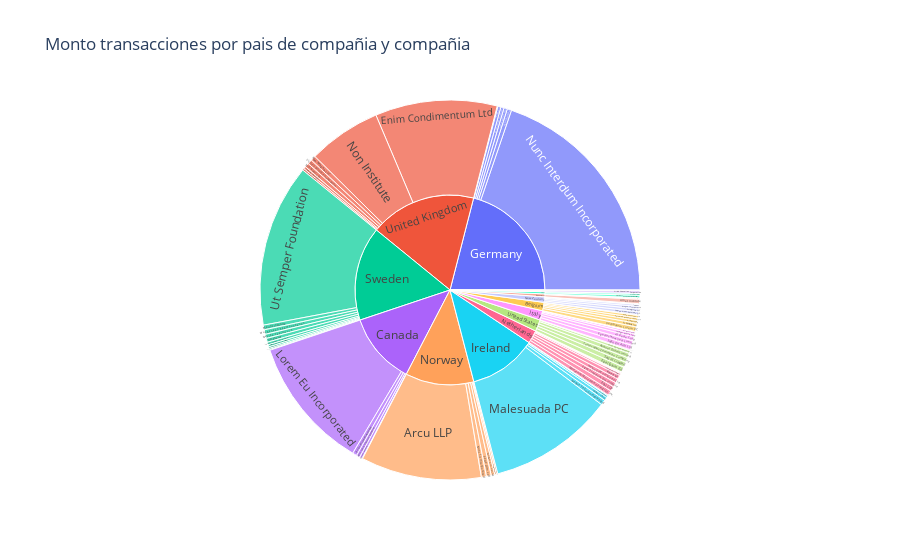

The notebook cell this image was saved under:
### Markdown cell above
#### Exercici 3- Una variable categòrica.
- Librería: Plotly
- Gráfico: Sunburst
- Variables Categóricas: companies_df['company_name'] y companies_df['country']
- Variable Numérica: transactions_df['amount']
- Filtros: año = 2021 , declined = False

Interpretación:
- El grafico nos muestra que compañias aportan más al monto de las transacciones, y de que paises son estas compañias

### Code cell
import plotly.express as px

merged_df = transactions_filtradas.merge(
    companies_df[['company_name', 'country', 'company_id']], 
    left_on='business_id', 
    right_on='company_id'
)

fig = px.sunburst(merged_df, path=['country','company_name'], values='amount',title= 'Monto transacciones por pais de compañia y compañia')
fig.show()

### Figure 1 — Plotly figure (JSON) as saved in the notebook; plotly's stock layout.template omitted (floating-point values rounded to 4 significant figures)
{"data": [{"branchvalues": "total", "domain": {"x": [0, 1], "y": [0, 1]}, "hovertemplate": "labels=%{label}<br>amount=%{value}<br>parent=%{parent}<br>id=%{id}<extra></extra>", "ids": ["Canada/Lorem Eu Incorporated", "Germany/Nunc Interdum Incorporated", "Sweden/Ut Semper Foundation", "United Kingdom/Non Institute", "Germany/Ac Fermentum Incorporated", "United Kingdom/Enim Condimentum Ltd", "United States/Tortor Nunc Commodo Company", "Ireland/Malesuada PC", "Norway/Arcu LLP", "United States/Aliquet Diam Limited", "United States/Lacus Quisque Associates", "Canada/Sed Est Corp.", "Sweden/Mauris Institute", "New Zealand/Dui Quis Institute", "United Kingdom/Sed Nunc Ltd", "New Zealand/Fringilla LLC", "New Zealand/Ante Iaculis Nec Foundation", "Ireland/Neque Tellus Incorporated", "Netherlands/Turpis Company", "United Kingdom/Non Magna LLC", "Belgium/Cras Consulting", "Sweden/Nunc Ac PC", "Australia/Pretium Neque Corp.", "Canada/Amet Luctus Vulputate Foundation", "Sweden/Lorem Ipsum Dolor Corp.", "United States/Eget Ipsum Ltd", "New Zealand/Sapien Nunc Pulvinar LLP", "Australia/Amet Institute", "New Zealand/Magna Incorporated", "Germany/Ac Industries", "United Kingdom/Viverra Donec Foundation", "Netherlands/Placerat LLP", "United States/Sed Id Limited", "Belgium/Euismod Mauris Institute", "New Zealand/At Associates", "United States/Urna Convallis Associates", "Italy/Nunc In Foundation", "Netherlands/Netus Et Malesuada Ltd", "Canada/Elit Etiam Laoreet Associates", "Norway/Pede Cum Ltd", "Belgium/Vestibulum Lorem PC", "Sweden/Tristique Neque Venenatis Institute", "France/Etiam Bibendum Fermentum Industries", "Australia/Risus Associates", "Netherlands/Eget Tincidunt Dui Institute", "Netherlands/Cras Vehicula Aliquet Industries", "Norway/Tincidunt Orci Limited", "Italy/Justo Eu Arcu Ltd", "Netherlands/Erat LLP", "Canada/Dictum Eu Corp.", "Netherlands/Maecenas Malesuada Fringilla Inc.", "Netherlands/Aliquet Vel Vulputate Incorporated", "Germany/Convallis In Incorporated", "Italy/Dui Cras Associates", "Ireland/Mauris Id Inc.", "Netherlands/Tempor Diam Institute", "Norway/Mauris Incorporated", "United Kingdom/Interdum Feugiat Sed Associates", "Sweden/Non Ante LLP", "Germany/Auctor Mauris Corp.", "Netherlands/Aliquet Sem Limited", "Germany/Aliquam PC", "Ireland/Tincidunt Associates", "China/Nibh Phasellus Corporation", "Italy/Integer Mollis Corp.", "Italy/Aliquam Erat Volutpat LLP", "Italy/Egestas Nunc Sed Limited", "Sweden/Gravida Sagittis LLP", "Sweden/Mus Aenean Eget Foundation", "Norway/Nec Luctus LLC", "Ireland/Dis Parturient Institute", "France/Dolor Vitae Limited", "Sweden/Nulla Integer Vulputate Corp.", "United Kingdom/Amet Faucibus Ut Foundation", "Belgium/A Institute", "Spain/Amet Lorem LLP", "Norway/Nunc Sit Incorporated", "Italy/At Pede Corp.", "Belgium/Pede Ultrices Ltd", "Belgium/Et Magnis Ltd", "Sweden/Non Justo Corp.", "Canada", "Germany", "Sweden", "United Kingdom", "United States", "Ireland", "Norway", "New Zealand", "Netherlands", "Belgium", "Australia", "Italy", "France", "China", "Spain"], "labels": ["Lorem Eu Incorporated", "Nunc Interdum Incorporated", "Ut Semper Foundation", "Non Institute", "Ac Fermentum Incorporated", "Enim Condimentum Ltd", "Tortor Nunc Commodo Company", "Malesuada PC", "Arcu LLP", "Aliquet Diam Limited", "Lacus Quisque Associates", "Sed Est Corp.", "Mauris Institute", "Dui Quis Institute", "Sed Nunc Ltd", "Fringilla LLC", "Ante Iaculis Nec Foundation", "Neque Tellus Incorporated", "Turpis Company", "Non Magna LLC", "Cras Consulting", "Nunc Ac PC", "Pretium Neque Corp.", "Amet Luctus Vulputate Foundation", "Lorem Ipsum Dolor Corp.", "Eget Ipsum Ltd", "Sapien Nunc Pulvinar LLP", "Amet Institute", "Magna Incorporated", "Ac Industries", "Viverra Donec Foundation", "Placerat LLP", "Sed Id Limited", "Euismod Mauris Institute", "At Associates", "Urna Convallis Associates", "Nunc In Foundation", "Netus Et Malesuada Ltd", "Elit Etiam Laoreet Associates", "Pede Cum Ltd", "Vestibulum Lorem PC", "Tristique Neque Venenatis Institute", "Etiam Bibendum Fermentum Industries", "Risus Associates", "Eget Tincidunt Dui Institute", "Cras Vehicula Aliquet Industries", "Tincidunt Orci Limited", "Justo Eu Arcu Ltd", "Erat LLP", "Dictum Eu Corp.", "Maecenas Malesuada Fringilla Inc.", "Aliquet Vel Vulputate Incorporated", "Convallis In Incorporated", "Dui Cras Associates", "Mauris Id Inc.", "Tempor Diam Institute", "Mauris Incorporated", "Interdum Feugiat Sed Associates", "Non Ante LLP", "Auctor Mauris Corp.", "Aliquet Sem Limited", "Aliquam PC", "Tincidunt Associates", "Nibh Phasellus Corporation", "Integer Mollis Corp.", "Aliquam Erat Volutpat LLP", "Egestas Nunc Sed Limited", "Gravida Sagittis LLP", "Mus Aenean Eget Foundation", "Nec Luctus LLC", "Dis Parturient Institute", "Dolor Vitae Limited", "Nulla Integer Vulputate Corp.", "Amet Faucibus Ut Foundation", "A Institute", "Amet Lorem LLP", "Nunc Sit Incorporated", "At Pede Corp.", "Pede Ultrices Ltd", "Et Magnis Ltd", "Non Justo Corp.", "Canada", "Germany", "Sweden", "United Kingdom", "United States", "Ireland", "Norway", "New Zealand", "Netherlands", "Belgium", "Australia", "Italy", "France", "China", "Spain"], "name": "", "parents": ["Canada", "Germany", "Sweden", "United Kingdom", "Germany", "United Kingdom", "United States", "Ireland", "Norway", "United States", "United States", "Canada", "Sweden", "New Zealand", "United Kingdom", "New Zealand", "New Zealand", "Ireland", "Netherlands", "United Kingdom", "Belgium", "Sweden", "Australia", "Canada", "Sweden", "United States", "New Zealand", "Australia", "New Zealand", "Germany", "United Kingdom", "Netherlands", "United States", "Belgium", "New Zealand", "United States", "Italy", "Netherlands", "Canada", "Norway", "Belgium", "Sweden", "France", "Australia", "Netherlands", "Netherlands", "Norway", "Italy", "Netherlands", "Canada", "Netherlands", "Netherlands", "Germany", "Italy", "Ireland", "Netherlands", "Norway", "United Kingdom", "Sweden", "Germany", "Netherlands", "Germany", "Ireland", "China", "Italy", "Italy", "Italy", "Sweden", "Sweden", "Norway", "Ireland", "France", "Sweden", "United Kingdom", "Belgium", "Spain", "Norway", "Italy", "Belgium", "Belgium", "Sweden", "", "", "", "", "", "", "", "", "", "", "", "", "", "", ""], "type": "sunburst", "values": [12180.0, 21270.0, 14900.0, 6698.0, 293.6, 11170.0, 447.1, 11460.0, 11040.0, 425.6, 245.2, 46.25, 427.7, 43.22, 383.7, 258.2, 33.81, 477.1, 50.99, 458.7, 60.93, 64.15, 63.12, 325.9, 239.4, 481.9, 270.6, 412.5, 227.4, 396.1, 414.5, 357.1, 477.5, 233.4, 169.1, 70.79, 183.8, 389.6, 400.6, 442.3, 428.4, 192.9, 223.7, 58.95, 413.5, 181.9, 325.7, 444.2, 448.4, 241.5, 451.3, 45.04, 60.99, 22.19, 320.1, 45.36, 158.5, 164.9, 356.9, 309.0, 26.21, 280.3, 173.3, 289.0, 261.4, 33.4, 406.1, 379.1, 420.0, 124.1, 71.55, 164.9, 105.4, 220.8, 266.1, 26.22, 461.8, 370.0, 227.3, 316.7, 151.3, 13190.0, 22610.0, 17240.0, 19510.0, 2148.0, 12500.0, 12560.0, 1002.0, 2409.0, 1533.0, 534.6, 1721.0, 388.5, 289.0, 26.22]}], "layout": {"legend": {"tracegroupgap": 0}, "title": {"text": "Monto transacciones por pais de compañia y compañia"}}}
